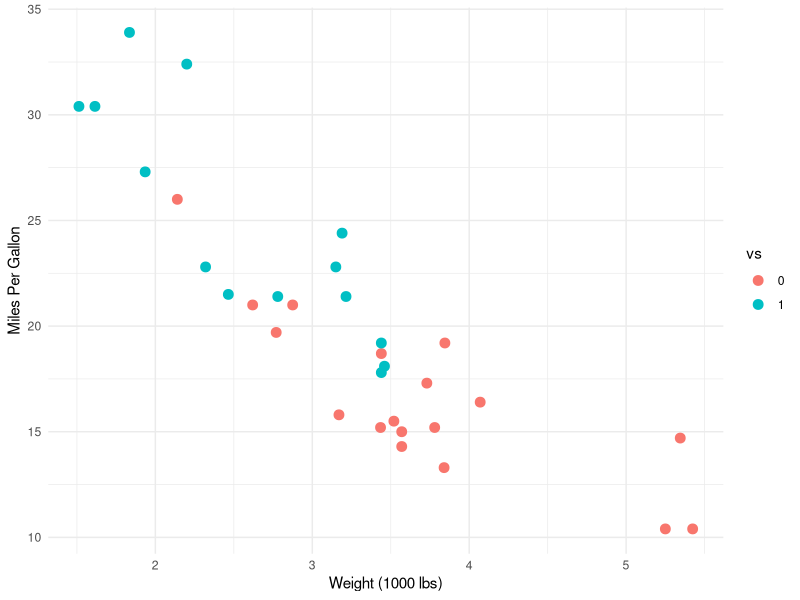
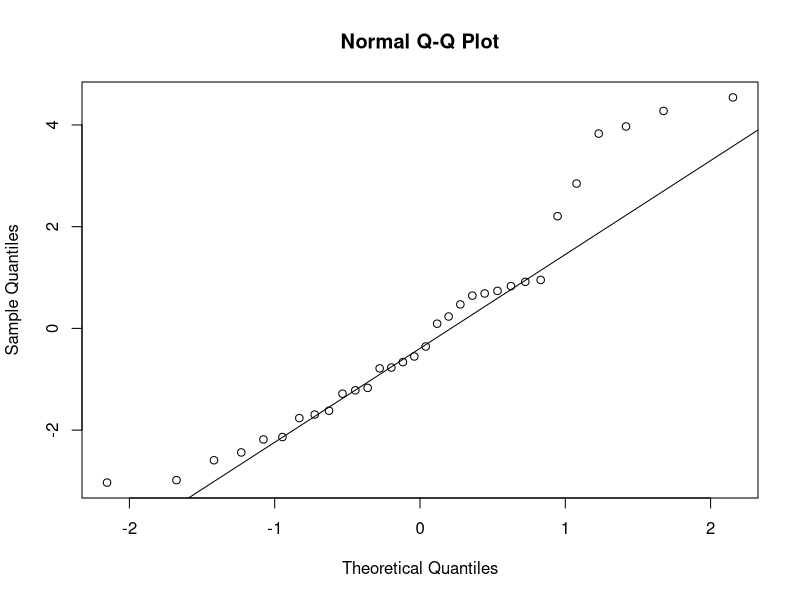
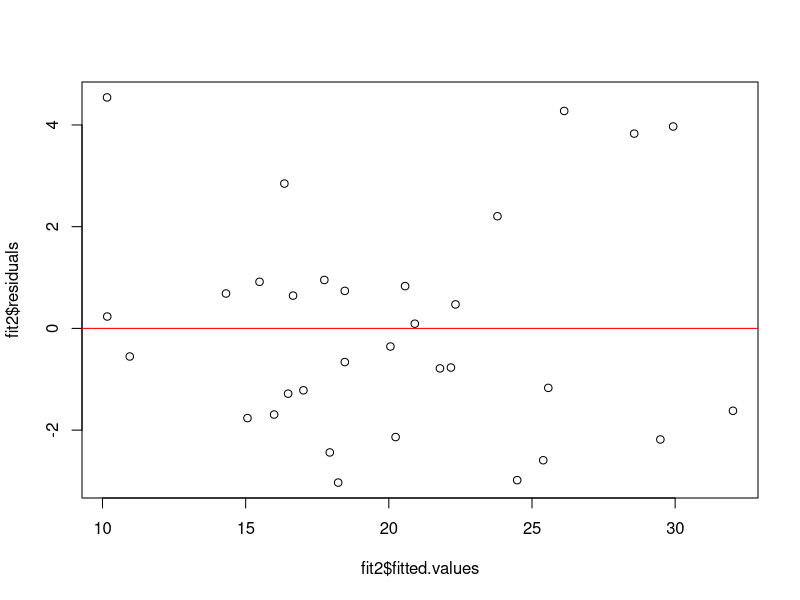
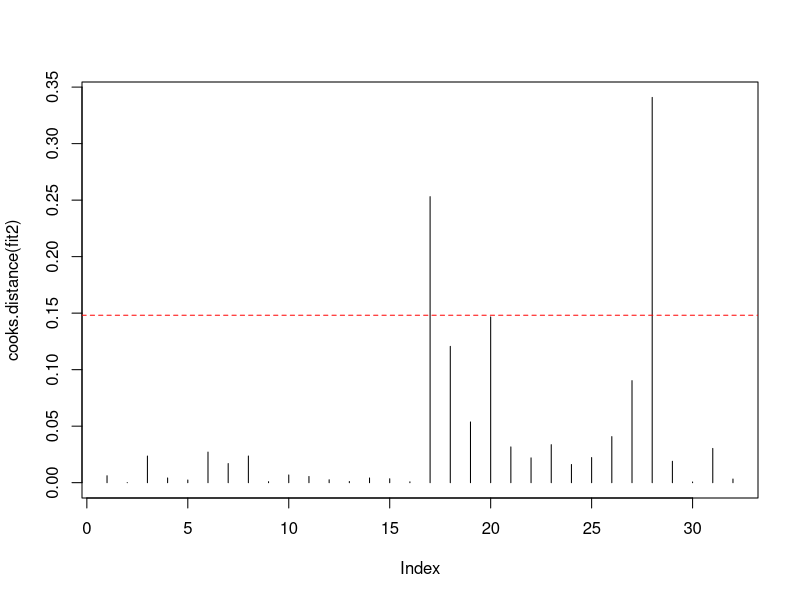
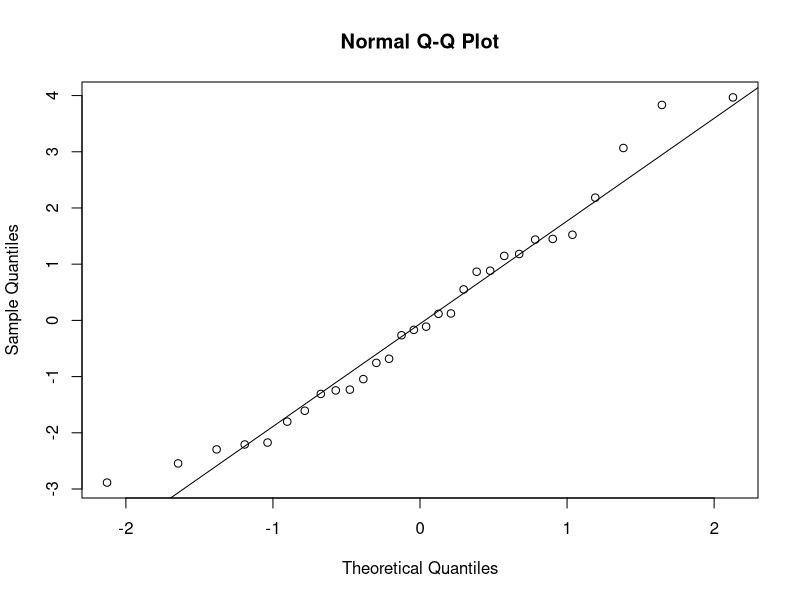
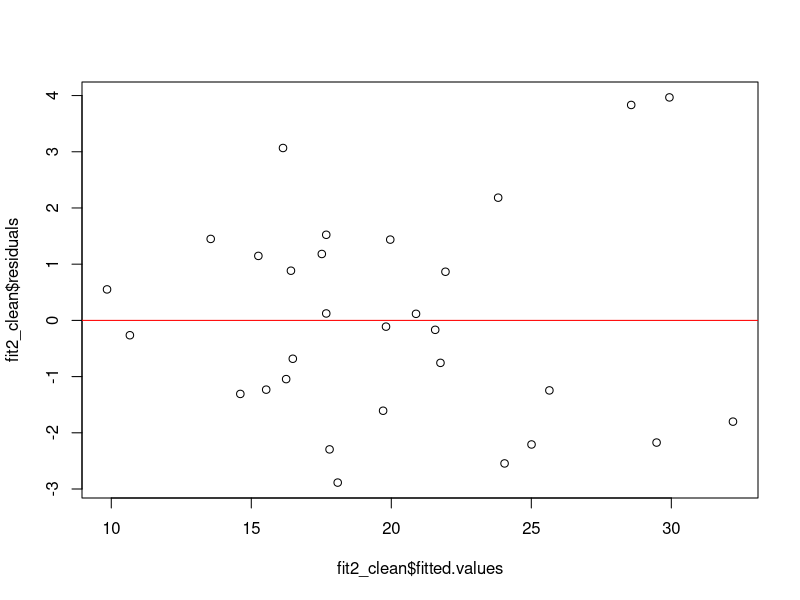

Recreate these plots in R, in order.
## ---- chunk 1
set.seed(123)
library(car)
library(knitr) 
library(tidyverse)
data <- mtcars
colnames(data)
attach(data)
glimpse(data)
## ---- chunk 2
# table of the key variables
df <- data.frame(
  Variable = c("mpg", "hp", "wt", "cyl", "vs"),
  Description = c("Miles/(US) gallon – fuel efficiency", "Gross horsepower", "Weight (1000 lbs)", "Number of cylinders", "Engine type: 0 = V-shaped, 1 = straight"),
  Type = c("Numeric (Response)", "Numeric", "Numeric", "Categorical: 4, 6, 8", "Categorical: 0, 1")
)
kable(df)
## ---- chunk 3

# turn categorical variables into factors
data$cyl <- as.factor(data$cyl)
data$vs <- as.factor(data$vs)

# with this we can avoid creating dummy variables for vs and cyl


# weight vs miles per gallon by engine type
ggplot(data, aes(x = wt, y = mpg, color = vs)) +
  geom_point(size = 3) +
  labs(
    x = "Weight (1000 lbs)",
    y = "Miles Per Gallon"
  ) +
  theme_minimal()
## ---- chunk 4
fit1 <- lm(mpg ~ wt + hp + cyl + vs + hp:cyl + hp:vs + cyl:vs, data = data)
summary(fit1)
## ---- chunk 5
# stepwise regression to find the best model
fit2 <- step(fit1, direction = "both")
## ---- chunk 6
summary(fit2)
## ---- chunk 7

# Normality of residuals
qqnorm(residuals(fit2))
qqline(residuals(fit2))

shapiro.test(residuals(fit2))

# Homoscedasticity
plot(fit2$fitted.values, fit2$residuals)
abline(h = 0, col = "red")

# cook's distance
plot(cooks.distance(fit2), type = "h")
abline(h = 4/(nrow(data)-length(coef(fit2))), col = "red", lty = 2)
(outs_cook <- which(cooks.distance(fit2) > 4/(nrow(data)-length(coef(fit2)))))


outs <- c(17, 28)

# remove outliers
data_clean <- data[-outs, ]
fit2_clean <- lm(mpg ~ wt + hp + vs + hp:vs, data = data_clean)
summary(fit2_clean)


# Normality of residuals after removing outliers
qqnorm(residuals(fit2_clean))
qqline(residuals(fit2_clean))
shapiro.test(residuals(fit2_clean))

# Homoscedasticity after removing outliers
plot(fit2_clean$fitted.values, fit2_clean$residuals)
abline(h = 0, col = "red")
